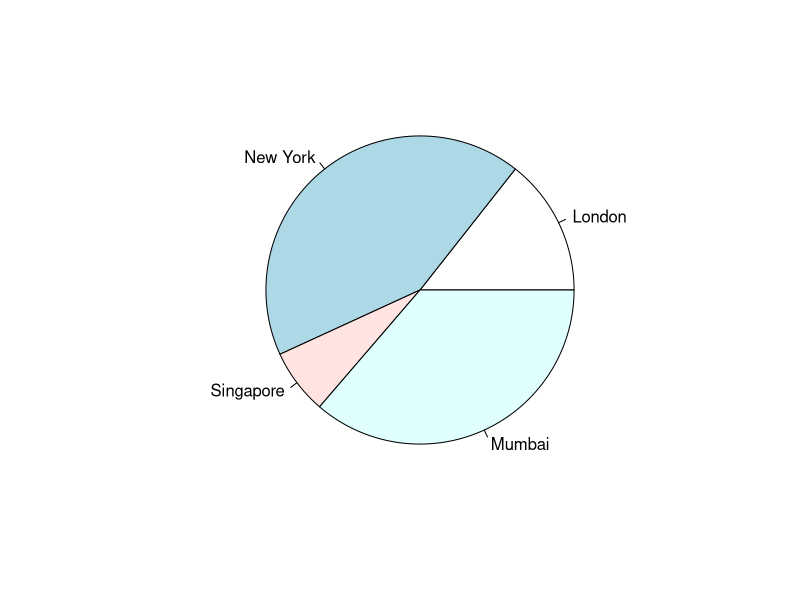

Source code (R):
x <- c(21, 62, 10, 53)
labels <- c("London", "New York", "Singapore", "Mumbai")

# Give the chart file a name.

# Plot the chart.
pie(x,labels)
